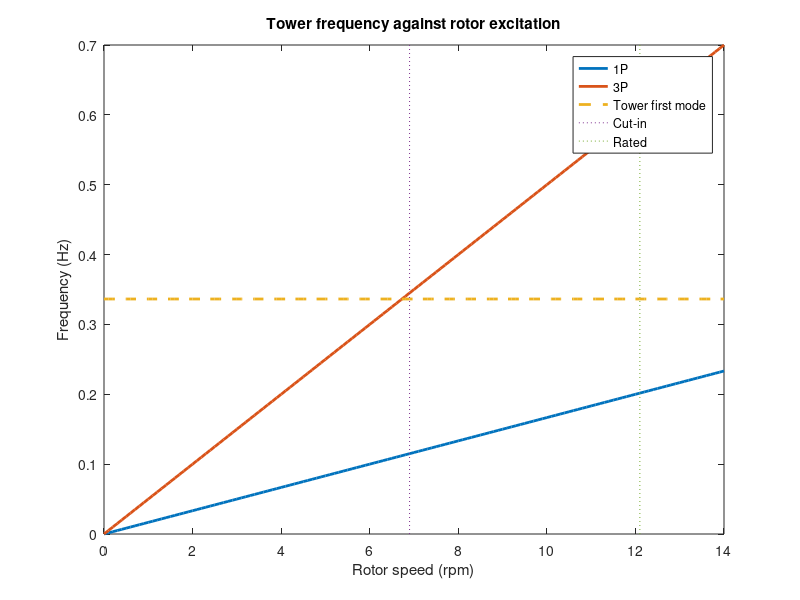

This figure's MATLAB source:
% The NREL 5-MW reference turbine's tower against rotor (1P) and blade-passing (3P)
% excitation. Values from Jonkman et al. (2009), NREL/TP-500-38060, Table 6-1.
H = 87.6;  top = 110000 + 240000;                % tower height (m); rotor and nacelle (kg)
frac = (0:0.1:1)';
mden = [5590.87 5232.43 4885.76 4550.87 4227.75 3916.41 3616.83 3329.03 3053.01 2788.75 2536.27]';
EI = 1e9 * [614.34 534.82 463.27 399.13 341.88 291.01 246.03 206.46 171.85 141.78 115.82]';
ne = 30;  L = H / ne;  mid = ((1:ne)' - 0.5) / ne;
m = interp1(frac, mden, mid);  k = interp1(frac, EI, mid);
K = zeros(2*ne + 2);  M = zeros(2*ne + 2);
for e = 1:ne
    ke = k(e)/L^3 * [12 6*L -12 6*L; 6*L 4*L^2 -6*L 2*L^2; -12 -6*L 12 -6*L; 6*L 2*L^2 -6*L 4*L^2];
    me = m(e)*L/420 * [156 22*L 54 -13*L; 22*L 4*L^2 13*L -3*L^2; 54 13*L 156 -22*L; -13*L -3*L^2 -22*L 4*L^2];
    d = (2*e - 1:2*e + 2)';
    K(d, d) = K(d, d) + ke;  M(d, d) = M(d, d) + me;
end
M(end-1, end-1) = M(end-1, end-1) + top;
free = (3:2*ne + 2)';
f1 = sqrt(min(eig(K(free, free), M(free, free)))) / (2*pi);
fprintf('first tower mode %.3f Hz (report: 0.324 Hz, full turbine model)\n', f1);
fprintf('1P reaches %.3f Hz at 12.1 rpm; 3P starts at %.3f Hz at 6.9 rpm\n', 12.1/60, 3*6.9/60);

rpm = 0:0.1:14;
plot(rpm, rpm/60, 'LineWidth', 2);
hold on;
plot(rpm, 3*rpm/60, 'LineWidth', 2);
plot(rpm, f1 * ones(size(rpm)), '--', 'LineWidth', 2);
plot([6.9 6.9], [0 0.7], ':');
plot([12.1 12.1], [0 0.7], ':');
legend('1P', '3P', 'Tower first mode', 'Cut-in', 'Rated');
title('Tower frequency against rotor excitation');
xlabel('Rotor speed (rpm)');
ylabel('Frequency (Hz)');
